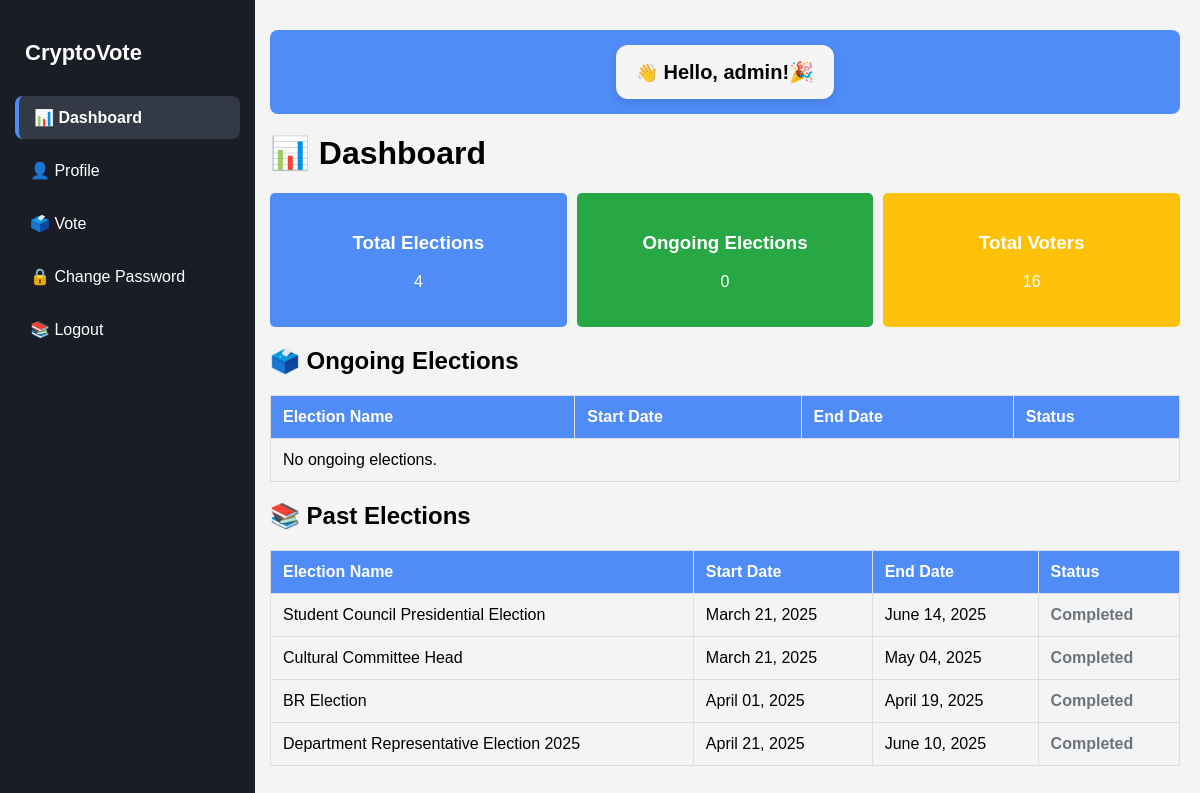
The app's page /dashboard/ (signed in) with its own data.
### main/models.py (models this page shows, shortened)
class Election(models.Model):
    title = models.CharField(max_length=200)
    description = models.TextField(blank=True)
    start_date = models.DateTimeField()
    end_date = models.DateTimeField()
    is_active = models.BooleanField(default=True)

### main/views.py (the view)
# urls.py: path('dashboard/', dashboard, name='dashboard'),
@login_required
def dashboard(request):
    now = timezone.now()
    total_elections = Election.objects.count()
    ongoing_elections = Election.objects.filter(start_date__lte=now, end_date__gte=now)
    completed_elections = Election.objects.filter(end_date__lt=now)
    total_voters = Profile.objects.count()
    if request.user.is_authenticated:
        username = request.user.username
    else:
        username = "Guest"  # Default if no user is logged in
    context = {
        "total_elections": total_elections,
        "ongoing_elections": ongoing_elections,
        "completed_elections": completed_elections,
        "total_voters": total_voters,
        "username": username,  # Pass username to the template
        "active_page": "dashboard",  # Mark dashboard as active in sidebar
    }
    return render(request, "dashboard.html", context)

### templates/dashboard.html (shortened to what this page needs)
{% load static %}
<!DOCTYPE html>
<html>
  <head>
  </head>
  <body>
    <div class="main-container">
      <div class="sidebar">
        <h2><strong>CryptoVote</strong></h2>
        <ul>
          <li>
            <a
              href="{% url 'dashboard' %}"
              class="{% if active_page == 'dashboard' %}active{% endif %}"
              >📊 Dashboard</a
            >
          </li>
          <li>
            <a
              href="{% url 'profile' %}"
              class="{% if active_page == 'profile' %}active{% endif %}"
              >👤 Profile</a
            >
          </li>
          <li>
            <a
              href="{% url 'vote' %}"
              class="{% if active_page == 'vote' %}active{% endif %}"
              >🗳️ Vote</a
            >
          </li>
          <li><a href="{% url 'change_password' %}">🔒 Change Password</a></li>
          <li>
            <a href="{% url 'logout' %}">📚 Logout</a>
          </li>
        </ul>
      </div>
      <div class="content">
        <div class="user-greeting">
          <div class="greeting-box">
            👋 <strong>Hello, {{ username }}!🎉</strong>
          </div>
        </div>
        <h1>📊 Dashboard</h1>
        <div class="stats-container">
          <div class="stat-box blue">
            <h3>Total Elections</h3>
            <p>{{ total_elections }}</p>
          </div>
          <div class="stat-box green">
            <h3>Ongoing Elections</h3>
            <p>{{ ongoing_elections.count }}</p>
          </div>
          <div class="stat-box yellow">
            <h3>Total Voters</h3>
            <p>{{ total_voters }}</p>
          </div>
        </div>
        <h2>🗳️ Ongoing Elections</h2>
        <table>
          <thead>
            <tr>
              <th>Election Name</th>
              <th>Start Date</th>
              <th>End Date</th>
              <th>Status</th>
            </tr>
          </thead>
          <tbody>
            {% for election in ongoing_elections %}
            <tr>
              <td>{{ election.title }}</td>
              <td>{{ election.start_date|date:"F d, Y" }}</td>
              <td>{{ election.end_date|date:"F d, Y" }}</td>
              <td><span class="status-active">Ongoing</span></td>
            </tr>
            {% empty %}
            <tr>
              <td colspan="4">No ongoing elections.</td>
            </tr>
            {% endfor %}
          </tbody>
        </table>
        <h2>📚 Past Elections</h2>
        <table>
          <thead>
            <tr>
              <th>Election Name</th>
              <th>Start Date</th>
              <th>End Date</th>
              <th>Status</th>
            </tr>
          </thead>
          <tbody>
            {% for election in completed_elections %}
            <tr>
              <td>{{ election.title }}</td>
              <td>{{ election.start_date|date:"F d, Y" }}</td>
              <td>{{ election.end_date|date:"F d, Y" }}</td>
              <td><span class="status-completed">Completed</span></td>
            </tr>
            {% empty %}
            <tr>
              <td colspan="4">No completed elections.</td>
            </tr>
            {% endfor %}
          </tbody>
        </table>
      </div>
    </div>
  </body>
</html>

### templates/dashboard.html (style rules this page uses)
body { margin: 0; padding: 0; display: flex; flex-direction: column; font-family: "Arial", sans-serif; background-color: #f4f4f4; height: 100vh; }
.main-container { display: flex; flex-grow: 1; width: 100%; }
.sidebar { width: 225px; background-color: #1a1d26; color: #fff; display: flex; flex-direction: column; justify-content: flex-start; padding: 20px 15px; position: fixed; height: 100vh; z-index: 10; }
.sidebar h2 { text-align: left; margin-bottom: 20px; padding-left: 10px; font-size: 22px; }
.sidebar ul { list-style-type: none; padding-left: 0; margin-top: 10px; }
.sidebar ul li { margin-bottom: 10px; }
.sidebar ul li a { text-decoration: none; color: #fff; display: block; padding: 12px 15px; border-radius: 8px; font-size: 16px; transition: background 0.3s, padding-left 0.2s; }
.sidebar ul li a.active { background-color: #333945; border-left: 4px solid #4f8cf7; border-radius: 8px; font-weight: bold; color: #fff; }
.content { margin-left: 250px; flex-grow: 1; padding: 20px; background-color: #f4f4f4; overflow-y: auto; }
.user-greeting { background-color: #4f8cf7; padding: 15px 20px; border-radius: 8px; color: #fff; font-size: 18px; margin-bottom: 20px; display: inline-block; }
h1, h2 { margin-top: 20px; }
.stats-container { display: flex; justify-content: space-between; margin-top: 20px; gap: 10px; }
.stat-box { flex: 1; padding: 20px; border-radius: 5px; color: #fff; text-align: center; }
.stat-box.blue { background-color: #4f8cf7; }
.stat-box.green { background-color: #28a745; }
.stat-box.yellow { background-color: #ffc107; }
table { width: 100%; border-collapse: collapse; margin-top: 20px; }
table th, table td { padding: 12px; border: 1px solid #ddd; text-align: left; }
table th { background-color: #4f8cf7; color: white; }
.status-completed { color: #6c757d; font-weight: bold; }
.user-greeting { margin-top: 10px; margin-bottom: 20px; display: flex; justify-content: center; }
.greeting-box { background: whitesmoke; padding: 15px 20px; border-radius: 12px; color: black; box-shadow: 0 4px 8px rgba(0, 0, 0, 0.1); max-width: 400px; text-align: left; }
.greeting-box strong { font-size: 20px; }

### records on screen
Election: title "Student Council Presidential Election", start_date "March 21, 2025", end_date "June 14, 2025"
Election: title "Cultural Committee Head", start_date "March 21, 2025", end_date "May 04, 2025"
Election: title "BR Election", start_date "April 01, 2025", end_date "April 19, 2025"
Election: title "Department Representative Election 2025", start_date "April 21, 2025", end_date "June 10, 2025"

### other values on screen
{{ username }} "admin"
{{ total_elections }} "4"
{{ ongoing_elections.count }} "0"
{{ total_voters }} "16"
